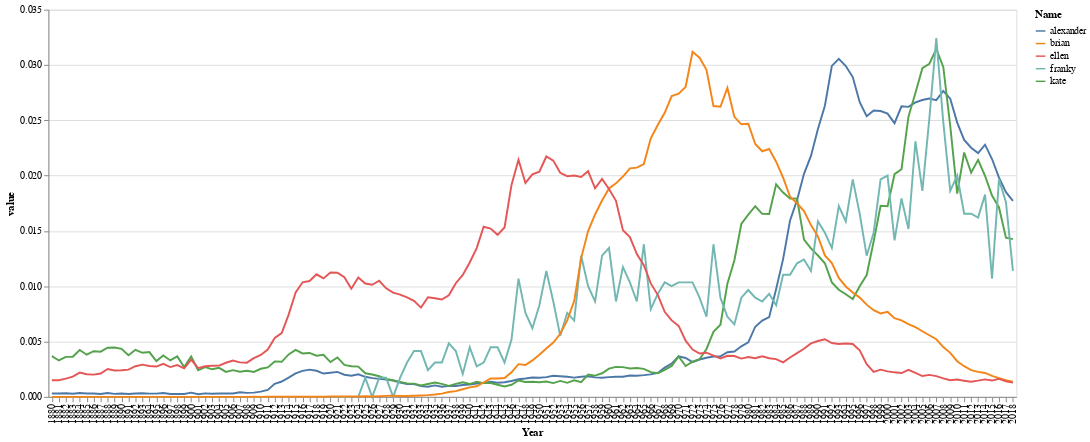

The cell this chart's notebook holds for it:
### Code cell
alt.Chart(melted_frame).mark_line().encode(
    x = 'Year:O',
    y= 'value',
    color='Name'
).properties( width=1000, height=400 )

### Figure 1 — Vega-Lite specification as saved in the notebook (floating-point values rounded to 4 significant figures; data arrays with more than 128 entries replaced by an {"elided": "..."} marker saying what was removed)
{"config": {"view": {"continuousWidth": 400, "continuousHeight": 300}}, "data": {"name": "data-b1f7da7cb773b67707e37b24ed085620"}, "mark": "line", "encoding": {"color": {"type": "nominal", "field": "Name"}, "x": {"type": "ordinal", "field": "Year"}, "y": {"type": "quantitative", "field": "value"}}, "height": 400, "width": 1000, "$schema": "https://vega.github.io/schema/vega-lite/v4.0.2.json", "datasets": {"data-b1f7da7cb773b67707e37b24ed085620": {"elided": "695 records"}}}
